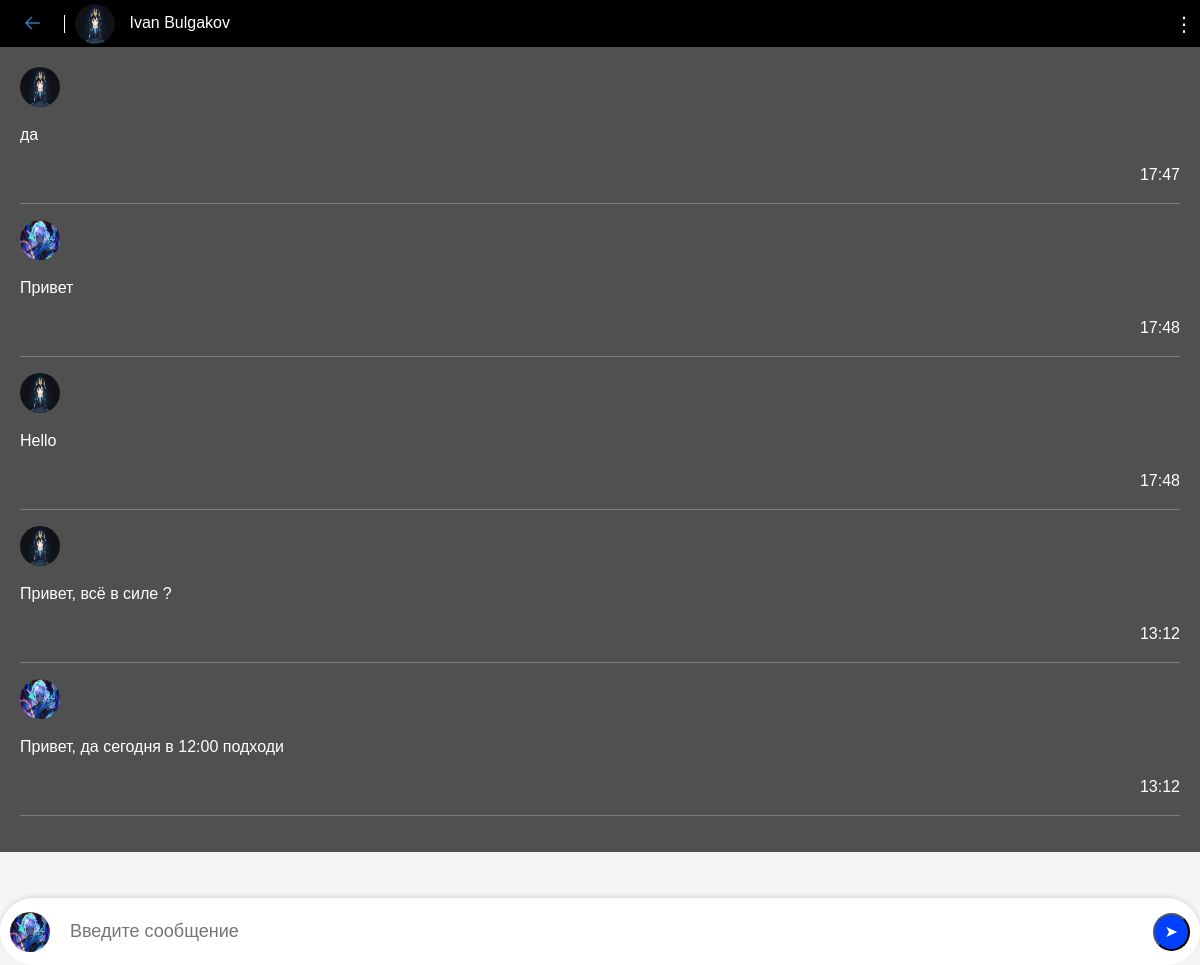
/messages/7/ (signed in), run on an earlier commit of the app's database.
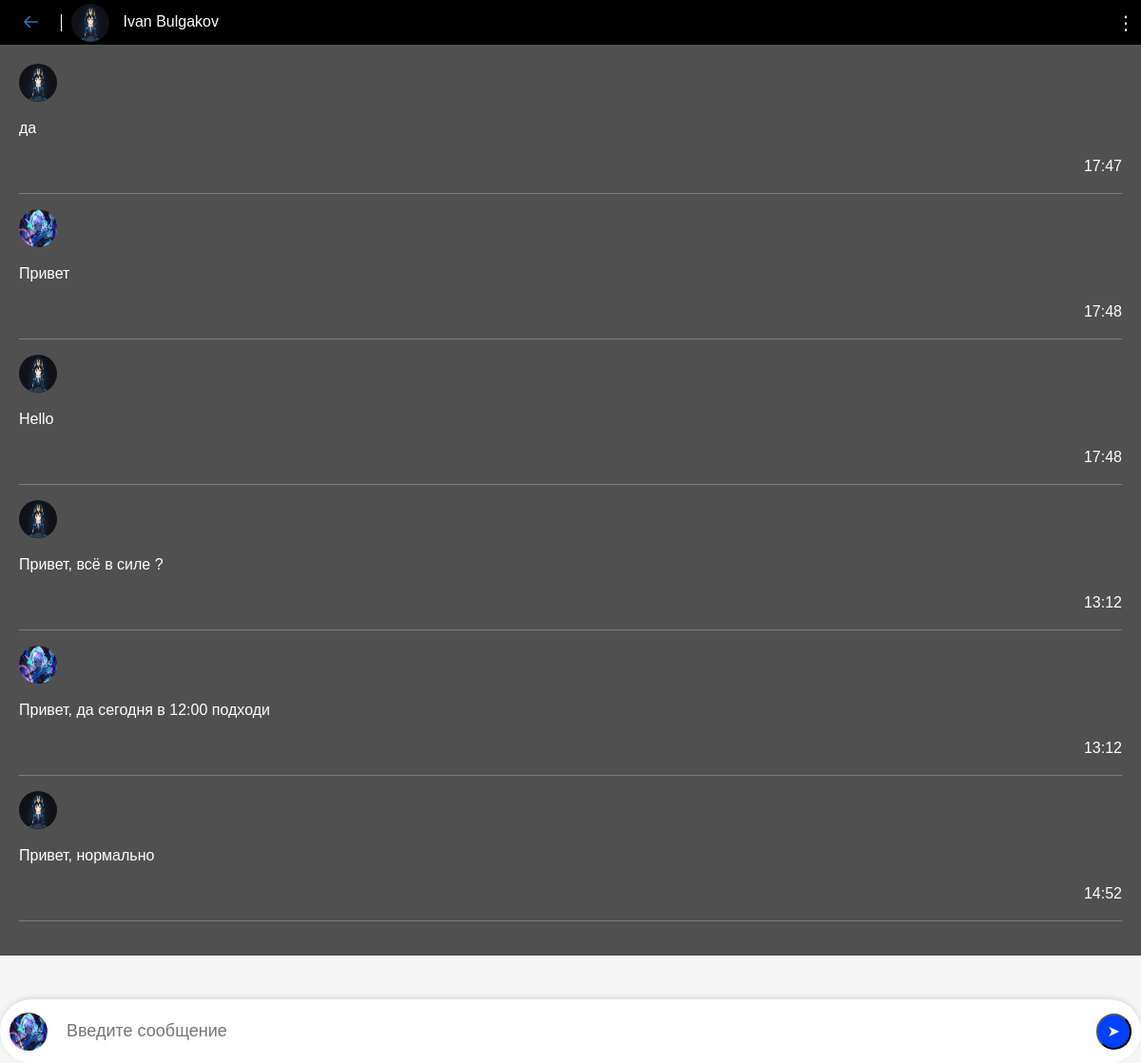
And on a later commit of the database.
### user_messeges/models.py (models this page shows, shortened)
class ConversationMessage(models.Model):
    conversation = models.ForeignKey(Conversation, related_name='messages', on_delete=models.CASCADE)
    content = models.TextField()
    created_at = models.DateTimeField(auto_now_add=True)
    created_by = models.ForeignKey(User, related_name='created_messages', on_delete=models.CASCADE)

### user_profile/models.py (models this page shows, shortened)
class Profile(models.Model):
    user = models.OneToOneField(User, null=True, blank=True, on_delete=models.CASCADE)
    first_name = models.CharField(max_length=100)
    last_name = models.CharField(max_length=100)
    email = models.EmailField()
    telegram_url = models.URLField(blank=True, null=True)
    youtube_url = models.URLField(blank=True, null=True)
    vk_url = models.URLField(blank=True, null=True)
    profile_picture = models.ImageField("Изображения", default="profile_pictures/default_profile_picture.jpg",
                                        null=True,
                                        blank=True, upload_to='media/profile_pictures')
    city = models.CharField(max_length=100)

### user_messeges/views.py (the view)
# urls.py: path('messages/<int:pk>/', views.detail, name='detail'),
@login_required
def detail(request, pk):
    conversation = Conversation.objects.filter(members__in=[request.user.id]).get(pk=pk)
    interlocutor = conversation.members.exclude(id=request.user.id).first()
    if request.method == 'POST':
        form = ConversationMessageForm(request.POST)
        if form.is_valid():
            conversation_message = form.save(commit=False)
            conversation_message.conversation = conversation
            conversation_message.created_by = request.user
            conversation_message.save()
            conversation.save()
            return redirect('detail', pk=pk)
    else:
        form = ConversationMessageForm()
    return render(request, 'detail.html', {
        'conversation': conversation,
        'form': form,
        'interlocutor': interlocutor
    })

### user_messeges/forms.py
class ConversationMessageForm(forms.ModelForm):
    class Meta:
        model = ConversationMessage
        fields = ['content']
        widgets = {
            "content": Textarea(attrs={
                'class': 'form-control',
                'placeholder': 'Сообщения'
            }),
        }

### user_messeges/templates/detail.html (shortened to what this page needs)
{% extends 'tasks_app/layout.html' %}
{% load static %}
{% block content %}
<div class="col">
    <a class="arrow-3" href="/message/">
</a>
    <a href="{% url 'user_profile' interlocutor.id %}" class="user-link">
        <img class="profile-pic" src="{{ interlocutor.profile.profile_picture.url }}">
        {{ interlocutor.profile.first_name }} {{ interlocutor.profile.last_name }}
    </a>
<div class="dropdown">
    <button class="dropbtn">⋮</button>
</div>
</div>
<div id="here">
    <div   class="chat-container">
    {% for message in conversation.messages.all %}
        <div class="message-container {% if message.created_by == request.user %}right{% else %}left{% endif %}"
             {% if forloop.last %}id="last-message"{% endif %}>
            <div class="messages">
                <img class="profile-pic" src="{{ message.created_by.profile.profile_picture.url }}">
                <p>{{ message.content|linebreaks|urlize }}</p>
                <div class="time_mess" align="right">{{ message.created_at|time:"H:i" }}</div>
            <hr>
            </div>
        </div>
    {% endfor %}
</div>
</div>
<form method="post">
    <div id="message-input-container">
        <img id="profile-pic" class="profile-pic" src="{{ request.user.profile.profile_picture.url }}">
        <input id="message-input" type="text" name="content" placeholder="Введите сообщение" required>
        <button type="submit" class="send-button" style="background-color: #0040FF; border-radius: 50%; padding: 5px 10px;
         color: white; margin-left: 120px;">
           ➤
        </button>
    </div>
</form>
{% endblock %}

What changed in the data, as far as the page shows it:
added ConversationMessage: created_by.profile.profile_picture (picture), content "Привет, нормально", created_at "14:52"
